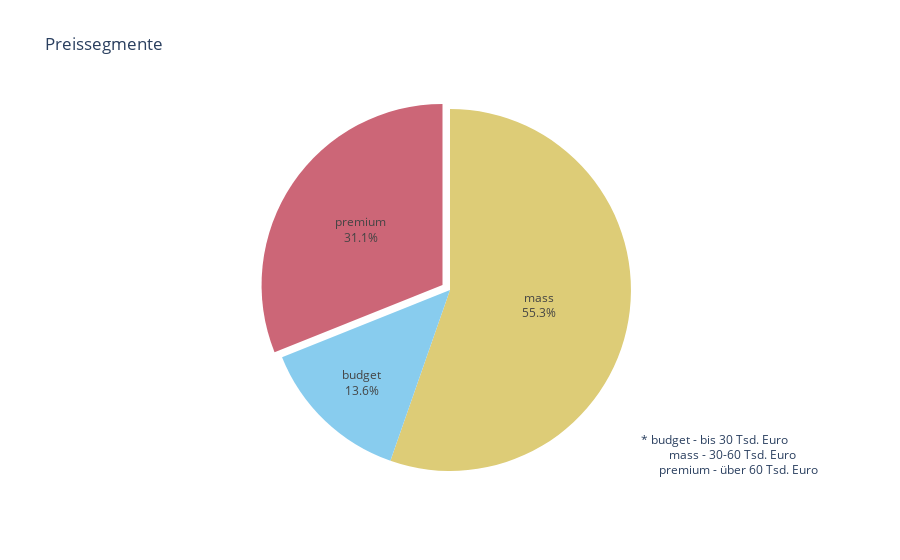

The notebook cell this image was saved under:
### Code cell
fig = go.Figure(data=[go.Pie(
    labels=df_price_segment.index,
    values=df_price_segment.values,
    marker_colors=px.colors.qualitative.Safe,
    textinfo='label+percent',
    pull=[0, 0.05, 0])])

fig.update_layout(
    title_text="Preissegmente")

fig.add_annotation(text="* budget - bis 30 Tsd. Euro",
                  xref="paper", yref="paper",
                  x=0.96, y=0.08, showarrow=False)
fig.add_annotation(text="mass - 30-60 Tsd. Euro",
                  xref="paper", yref="paper",
                  x=0.97, y=0.04, showarrow=False)
fig.add_annotation(text="premium - über 60 Tsd. Euro",
                  xref="paper", yref="paper",
                  x=1, y=0, showarrow=False)

fig.update_layout(showlegend=False)

fig.show()

### Figure 1 — Plotly figure (JSON) as saved in the notebook; plotly's stock layout.template omitted (floating-point values rounded to 4 significant figures)
{"data": [{"labels": ["budget", "premium", "mass"], "marker": {"colors": ["rgb(136, 204, 238)", "rgb(204, 102, 119)", "rgb(221, 204, 119)", "rgb(17, 119, 51)", "rgb(51, 34, 136)", "rgb(170, 68, 153)", "rgb(68, 170, 153)", "rgb(153, 153, 51)", "rgb(136, 34, 85)", "rgb(102, 17, 0)", "rgb(136, 136, 136)"]}, "pull": [0, 0.05, 0], "textinfo": "label+percent", "type": "pie", "values": [14, 32, 57]}], "layout": {"annotations": [{"showarrow": false, "text": "* budget - bis 30 Tsd. Euro", "x": 0.96, "xref": "paper", "y": 0.08, "yref": "paper"}, {"showarrow": false, "text": "mass - 30-60 Tsd. Euro", "x": 0.97, "xref": "paper", "y": 0.04, "yref": "paper"}, {"showarrow": false, "text": "premium - über 60 Tsd. Euro", "x": 1, "xref": "paper", "y": 0, "yref": "paper"}], "showlegend": false, "title": {"text": "Preissegmente"}}}
